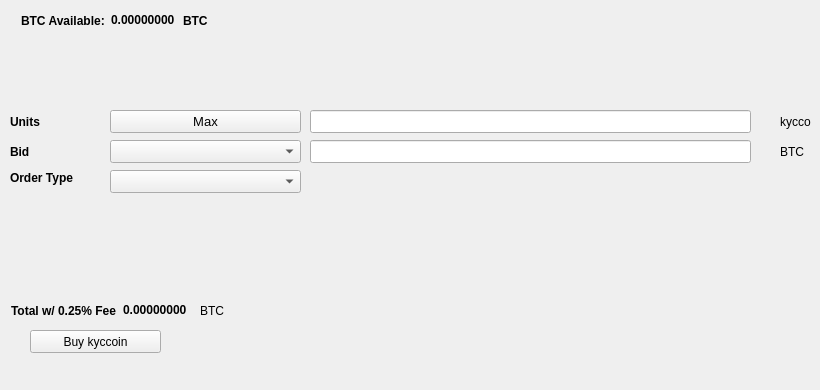
   <widget class="QWidget" name="BuyTab">
    <attribute name="title">
     <string>Buy</string>
    </attribute>
    <widget class="QPushButton" name="Buykyccoin">
     <property name="geometry">
      <rect>
       <x>30</x>
       <y>330</y>
       <width>131</width>
       <height>23</height>
      </rect>
     </property>
     <property name="text">
      <string>Buy kyccoin</string>
     </property>
     <property name="icon">
      <iconset resource="../kyccoin.qrc">
       <normaloff>:/icons/bitcoin</normaloff>:/icons/bitcoin</iconset>
     </property>
    </widget>
    <widget class="QLabel" name="label_3">
     <property name="geometry">
      <rect>
       <x>10</x>
       <y>110</y>
       <width>46</width>
       <height>23</height>
      </rect>
     </property>
     <property name="font">
      <font>
       <weight>75</weight>
       <bold>true</bold>
      </font>
     </property>
     <property name="text">
      <string>Units</string>
     </property>
    </widget>
    <widget class="QLineEdit" name="UnitsInput">
     <property name="geometry">
      <rect>
       <x>310</x>
       <y>110</y>
       <width>441</width>
       <height>23</height>
      </rect>
     </property>
     <property name="font">
      <font>
       <pointsize>9</pointsize>
       <weight>75</weight>
       <bold>true</bold>
      </font>
     </property>
    </widget>
    <widget class="QLineEdit" name="BuyBidPriceEdit">
     <property name="geometry">
      <rect>
       <x>310</x>
       <y>140</y>
       <width>441</width>
       <height>23</height>
      </rect>
     </property>
     <property name="font">
      <font>
       <pointsize>9</pointsize>
       <weight>75</weight>
       <bold>true</bold>
      </font>
     </property>
    </widget>
    <widget class="QLabel" name="label_4">
     <property name="geometry">
      <rect>
       <x>780</x>
       <y>110</y>
       <width>31</width>
       <height>23</height>
      </rect>
     </property>
     <property name="text">
      <string>kyccoin</string>
     </property>
    </widget>
    <widget class="QLabel" name="label_5">
     <property name="geometry">
      <rect>
       <x>780</x>
       <y>140</y>
       <width>31</width>
       <height>23</height>
      </rect>
     </property>
     <property name="text">
      <string>BTC</string>
     </property>
    </widget>
    <widget class="QLabel" name="label_6">
     <property name="geometry">
      <rect>
       <x>10</x>
       <y>140</y>
       <width>46</width>
       <height>23</height>
      </rect>
     </property>
     <property name="font">
      <font>
       <weight>75</weight>
       <bold>true</bold>
      </font>
     </property>
     <property name="text">
      <string>Bid</string>
     </property>
    </widget>
    <widget class="QLabel" name="label_7">
     <property name="geometry">
      <rect>
       <x>10</x>
       <y>170</y>
       <width>91</width>
       <height>16</height>
      </rect>
     </property>
     <property name="font">
      <font>
       <weight>75</weight>
       <bold>true</bold>
      </font>
     </property>
     <property name="text">
      <string>Order Type</string>
     </property>
    </widget>
    <widget class="QPushButton" name="Buy_Max_Amount">
     <property name="geometry">
      <rect>
       <x>110</x>
       <y>110</y>
       <width>191</width>
       <height>23</height>
      </rect>
     </property>
     <property name="font">
      <font>
       <pointsize>10</pointsize>
      </font>
     </property>
     <property name="text">
      <string>Max</string>
     </property>
    </widget>
    <widget class="QComboBox" name="BuyBidcomboBox">
     <property name="geometry">
      <rect>
       <x>110</x>
       <y>140</y>
       <width>191</width>
       <height>23</height>
      </rect>
     </property>
     <property name="font">
      <font>
       <pointsize>10</pointsize>
      </font>
     </property>
    </widget>
    <widget class="QComboBox" name="buyOrdertypeCombo">
     <property name="geometry">
      <rect>
       <x>110</x>
       <y>170</y>
       <width>191</width>
       <height>23</height>
      </rect>
     </property>
     <property name="font">
      <font>
       <pointsize>10</pointsize>
      </font>
     </property>
    </widget>
    <widget class="QWidget" name="layoutWidget1">
     <property name="geometry">
      <rect>
       <x>21</x>
       <y>11</y>
       <width>227</width>
       <height>19</height>
      </rect>
     </property>
     <layout class="QHBoxLayout" name="horizontalLayout_3">
      <item>
       <widget class="QLabel" name="label232">
        <property name="font">
         <font>
          <weight>75</weight>
          <bold>true</bold>
         </font>
        </property>
        <property name="text">
         <string>BTC Available:</string>
        </property>
       </widget>
      </item>
      <item>
       <widget class="QLabel" name="BtcAvailableLbl">
        <property name="palette">
         <palette>
          <active>
           <colorrole role="WindowText">
            <brush brushstyle="SolidPattern">
             <color alpha="255">
              <red>0</red>
              <green>0</green>
              <blue>0</blue>
             </color>
            </brush>
           </colorrole>
           <colorrole role="Button">
            <brush brushstyle="SolidPattern">
             <color alpha="255">
              <red>0</red>
              <green>170</green>
              <blue>0</blue>
             </color>
            </brush>
           </colorrole>
           <colorrole role="Light">
            <brush brushstyle="SolidPattern">
             <color alpha="255">
              <red>0</red>
              <green>255</green>
              <blue>0</blue>
             </color>
            </brush>
           </colorrole>
           <colorrole role="Midlight">
            <brush brushstyle="SolidPattern">
             <color alpha="255">
              <red>0</red>
              <green>212</green>
              <blue>0</blue>
             </color>
            </brush>
           </colorrole>
           <colorrole role="Dark">
            <brush brushstyle="SolidPattern">
             <color alpha="255">
              <red>0</red>
              <green>85</green>
              <blue>0</blue>
             </color>
            </brush>
           </colorrole>
           <colorrole role="Mid">
            <brush brushstyle="SolidPattern">
             <color alpha="255">
              <red>0</red>
              <green>113</green>
              <blue>0</blue>
             </color>
            </brush>
           </colorrole>
           <colorrole role="Text">
            <brush brushstyle="SolidPattern">
             <color alpha="255">
              <red>0</red>
              <green>170</green>
              <blue>0</blue>
             </color>
            </brush>
           </colorrole>
           <colorrole role="BrightText">
            <brush brushstyle="SolidPattern">
             <color alpha="255">
              <red>255</red>
              <green>255</green>
              <blue>255</blue>
             </color>
            </brush>
           </colorrole>
           <colorrole role="ButtonText">
            <brush brushstyle="SolidPattern">
             <color alpha="255">
              <red>0</red>
              <green>0</green>
              <blue>0</blue>
             </color>
            </brush>
           </colorrole>
           <colorrole role="Base">
            <brush brushstyle="SolidPattern">
             <color alpha="255">
              <red>255</red>
              <green>255</green>
              <blue>255</blue>
             </color>
            </brush>
           </colorrole>
           <colorrole role="Window">
            <brush brushstyle="SolidPattern">
             <color alpha="255">
              <red>0</red>
              <green>170</green>
              <blue>0</blue>
             </color>
            </brush>
           </colorrole>
           <colorrole role="Shadow">
            <brush brushstyle="SolidPattern">
             <color alpha="255">
              <red>0</red>
              <green>0</green>
              <blue>0</blue>
             </color>
            </brush>
           </colorrole>
           <colorrole role="AlternateBase">
            <brush brushstyle="SolidPattern">
             <color alpha="255">
              <red>127</red>
              <green>212</green>
              <blue>127</blue>
             </color>
            </brush>
           </colorrole>
           <colorrole role="ToolTipBase">
            <brush brushstyle="SolidPattern">
             <color alpha="255">
              <red>255</red>
              <green>255</green>
              <blue>220</blue>
             </color>
            </brush>
           </colorrole>
           <colorrole role="ToolTipText">
            <brush brushstyle="SolidPattern">
             <color alpha="255">
              <red>0</red>
              <green>0</green>
              <blue>0</blue>
             </color>
            </brush>
           </colorrole>
          </active>
          <inactive>
           <colorrole role="WindowText">
            <brush brushstyle="SolidPattern">
             <color alpha="255">
              <red>0</red>
              <green>0</green>
              <blue>0</blue>
             </color>
            </brush>
           </colorrole>
           <colorrole role="Button">
            <brush brushstyle="SolidPattern">
             <color alpha="255">
              <red>0</red>
              <green>170</green>
              <blue>0</blue>
             </color>
            </brush>
           </colorrole>
           <colorrole role="Light">
            <brush brushstyle="SolidPattern">
             <color alpha="255">
              <red>0</red>
              <green>255</green>
              <blue>0</blue>
             </color>
            </brush>
           </colorrole>
           <colorrole role="Midlight">
            <brush brushstyle="SolidPattern">
             <color alpha="255">
              <red>0</red>
              <green>212</green>
              <blue>0</blue>
             </color>
            </brush>
           </colorrole>
           <colorrole role="Dark">
            <brush brushstyle="SolidPattern">
             <color alpha="255">
              <red>0</red>
              <green>85</green>
              <blue>0</blue>
             </color>
            </brush>
           </colorrole>
           <colorrole role="Mid">
            <brush brushstyle="SolidPattern">
             <color alpha="255">
              <red>0</red>
              <green>113</green>
              <blue>0</blue>
             </color>
            </brush>
           </colorrole>
           <colorrole role="Text">
            <brush brushstyle="SolidPattern">
             <color alpha="255">
              <red>0</red>
              <green>170</green>
              <blue>0</blue>
             </color>
            </brush>
           </colorrole>
           <colorrole role="BrightText">
            <brush brushstyle="SolidPattern">
             <color alpha="255">
              <red>255</red>
              <green>255</green>
              <blue>255</blue>
             </color>
            </brush>
           </colorrole>
           <colorrole role="ButtonText">
            <brush brushstyle="SolidPattern">
             <color alpha="255">
              <red>0</red>
              <green>0</green>
              <blue>0</blue>
             </color>
            </brush>
           </colorrole>
           <colorrole role="Base">
            <brush brushstyle="SolidPattern">
             <color alpha="255">
              <red>255</red>
              <green>255</green>
              <blue>255</blue>
             </color>
            </brush>
           </colorrole>
           <colorrole role="Window">
            <brush brushstyle="SolidPattern">
             <color alpha="255">
              <red>0</red>
              <green>170</green>
              <blue>0</blue>
             </color>
            </brush>
           </colorrole>
           <colorrole role="Shadow">
            <brush brushstyle="SolidPattern">
             <color alpha="255">
              <red>0</red>
              <green>0</green>
              <blue>0</blue>
             </color>
            </brush>
           </colorrole>
           <colorrole role="AlternateBase">
            <brush brushstyle="SolidPattern">
             <color alpha="255">
              <red>127</red>
              <green>212</green>
              <blue>127</blue>
             </color>
            </brush>
           </colorrole>
           <colorrole role="ToolTipBase">
            <brush brushstyle="SolidPattern">
             <color alpha="255">
              <red>255</red>
              <green>255</green>
              <blue>220</blue>
             </color>
            </brush>
           </colorrole>
           <colorrole role="ToolTipText">
            <brush brushstyle="SolidPattern">
             <color alpha="255">
              <red>0</red>
              <green>0</green>
              <blue>0</blue>
             </color>
            </brush>
           </colorrole>
          </inactive>
          <disabled>
           <colorrole role="WindowText">
            <brush brushstyle="SolidPattern">
             <color alpha="255">
              <red>0</red>
              <green>85</green>
              <blue>0</blue>
             </color>
            </brush>
           </colorrole>
           <colorrole role="Button">
            <brush brushstyle="SolidPattern">
             <color alpha="255">
              <red>0</red>
              <green>170</green>
              <blue>0</blue>
             </color>
            </brush>
           </colorrole>
           <colorrole role="Light">
            <brush brushstyle="SolidPattern">
             <color alpha="255">
              <red>0</red>
              <green>255</green>
              <blue>0</blue>
             </color>
            </brush>
           </colorrole>
           <colorrole role="Midlight">
            <brush brushstyle="SolidPattern">
             <color alpha="255">
              <red>0</red>
              <green>212</green>
              <blue>0</blue>
             </color>
            </brush>
           </colorrole>
           <colorrole role="Dark">
            <brush brushstyle="SolidPattern">
             <color alpha="255">
              <red>0</red>
              <green>85</green>
              <blue>0</blue>
             </color>
            </brush>
           </colorrole>
           <colorrole role="Mid">
            <brush brushstyle="SolidPattern">
             <color alpha="255">
              <red>0</red>
              <green>113</green>
              <blue>0</blue>
             </color>
            </brush>
           </colorrole>
           <colorrole role="Text">
            <brush brushstyle="SolidPattern">
             <color alpha="255">
              <red>0</red>
              <green>85</green>
              <blue>0</blue>
             </color>
            </brush>
           </colorrole>
           <colorrole role="BrightText">
            <brush brushstyle="SolidPattern">
             <color alpha="255">
              <red>255</red>
              <green>255</green>
              <blue>255</blue>
             </color>
            </brush>
           </colorrole>
           <colorrole role="ButtonText">
            <brush brushstyle="SolidPattern">
             <color alpha="255">
              <red>0</red>
              <green>85</green>
              <blue>0</blue>
             </color>
            </brush>
           </colorrole>
           <colorrole role="Base">
            <brush brushstyle="SolidPattern">
             <color alpha="255">
              <red>0</red>
              <green>170</green>
              <blue>0</blue>
             </color>
            </brush>
           </colorrole>
           <colorrole role="Window">
            <brush brushstyle="SolidPattern">
             <color alpha="255">
              <red>0</red>
              <green>170</green>
              <blue>0</blue>
             </color>
            </brush>
           </colorrole>
           <colorrole role="Shadow">
            <brush brushstyle="SolidPattern">
             <color alpha="255">
              <red>0</red>
              <green>0</green>
              <blue>0</blue>
             </color>
            </brush>
           </colorrole>
           <colorrole role="AlternateBase">
            <brush brushstyle="SolidPattern">
             <color alpha="255">
              <red>0</red>
              <green>170</green>
              <blue>0</blue>
             </color>
            </brush>
           </colorrole>
           <colorrole role="ToolTipBase">
            <brush brushstyle="SolidPattern">
             <color alpha="255">
              <red>255</red>
              <green>255</green>
              <blue>220</blue>
             </color>
            </brush>
           </colorrole>
           <colorrole role="ToolTipText">
            <brush brushstyle="SolidPattern">
             <color alpha="255">
              <red>0</red>
              <green>0</green>
              <blue>0</blue>
             </color>
            </brush>
           </colorrole>
          </disabled>
         </palette>
        </property>
        <property name="font">
         <font>
          <weight>75</weight>
          <bold>true</bold>
         </font>
        </property>
        <property name="text">
         <string>0.00000000</string>
        </property>
        <property name="textInteractionFlags">
         <set>Qt::LinksAccessibleByMouse|Qt::TextSelectableByKeyboard|Qt::TextSelectableByMouse</set>
        </property>
       </widget>
      </item>
      <item>
       <widget class="QLabel" name="BtcAvailableLbl_2">
        <property name="font">
         <font>
          <weight>75</weight>
          <bold>true</bold>
         </font>
        </property>
        <property name="text">
         <string>BTC</string>
        </property>
       </widget>
      </item>
     </layout>
    </widget>
    <widget class="QWidget" name="layoutWidge2">
     <property name="geometry">
      <rect>
       <x>11</x>
       <y>301</y>
       <width>259</width>
       <height>19</height>
      </rect>
     </property>
     <layout class="QHBoxLayout" name="horizontalLayout_4">
      <item>
       <widget class="QLabel" name="label_9">
        <property name="font">
         <font>
          <weight>75</weight>
          <bold>true</bold>
         </font>
        </property>
        <property name="text">
         <string>Total w/ 0.25% Fee</string>
        </property>
       </widget>
      </item>
      <item>
       <widget class="QLabel" name="BuyCostLabel">
        <property name="palette">
         <palette>
          <active>
           <colorrole role="WindowText">
            <brush brushstyle="SolidPattern">
             <color alpha="255">
              <red>0</red>
              <green>0</green>
              <blue>0</blue>
             </color>
            </brush>
           </colorrole>
           <colorrole role="Button">
            <brush brushstyle="SolidPattern">
             <color alpha="255">
              <red>0</red>
              <green>170</green>
              <blue>0</blue>
             </color>
            </brush>
           </colorrole>
           <colorrole role="Light">
            <brush brushstyle="SolidPattern">
             <color alpha="255">
              <red>0</red>
              <green>255</green>
              <blue>0</blue>
             </color>
            </brush>
           </colorrole>
           <colorrole role="Midlight">
            <brush brushstyle="SolidPattern">
             <color alpha="255">
              <red>0</red>
              <green>212</green>
              <blue>0</blue>
             </color>
            </brush>
           </colorrole>
           <colorrole role="Dark">
            <brush brushstyle="SolidPattern">
             <color alpha="255">
              <red>0</red>
              <green>85</green>
              <blue>0</blue>
             </color>
            </brush>
           </colorrole>
           <colorrole role="Mid">
            <brush brushstyle="SolidPattern">
             <color alpha="255">
              <red>0</red>
              <green>113</green>
              <blue>0</blue>
             </color>
            </brush>
           </colorrole>
           <colorrole role="Text">
            <brush brushstyle="SolidPattern">
             <color alpha="255">
              <red>0</red>
              <green>170</green>
              <blue>0</blue>
             </color>
            </brush>
           </colorrole>
           <colorrole role="BrightText">
            <brush brushstyle="SolidPattern">
             <color alpha="255">
              <red>255</red>
              <green>255</green>
              <blue>255</blue>
             </color>
            </brush>
           </colorrole>
           <colorrole role="ButtonText">
            <brush brushstyle="SolidPattern">
             <color alpha="255">
              <red>0</red>
              <green>0</green>
              <blue>0</blue>
             </color>
            </brush>
           </colorrole>
           <colorrole role="Base">
            <brush brushstyle="SolidPattern">
             <color alpha="255">
              <red>255</red>
              <green>255</green>
              <blue>255</blue>
             </color>
            </brush>
           </colorrole>
           <colorrole role="Window">
            <brush brushstyle="SolidPattern">
             <color alpha="255">
              <red>0</red>
              <green>170</green>
              <blue>0</blue>
             </color>
            </brush>
           </colorrole>
           <colorrole role="Shadow">
            <brush brushstyle="SolidPattern">
             <color alpha="255">
              <red>0</red>
              <green>0</green>
              <blue>0</blue>
             </color>
            </brush>
           </colorrole>
           <colorrole role="AlternateBase">
            <brush brushstyle="SolidPattern">
             <color alpha="255">
              <red>127</red>
              <green>212</green>
              <blue>127</blue>
             </color>
            </brush>
           </colorrole>
           <colorrole role="ToolTipBase">
            <brush brushstyle="SolidPattern">
             <color alpha="255">
              <red>255</red>
              <green>255</green>
              <blue>220</blue>
             </color>
            </brush>
           </colorrole>
           <colorrole role="ToolTipText">
            <brush brushstyle="SolidPattern">
             <color alpha="255">
              <red>0</red>
              <green>0</green>
              <blue>0</blue>
             </color>
            </brush>
           </colorrole>
          </active>
          <inactive>
           <colorrole role="WindowText">
            <brush brushstyle="SolidPattern">
             <color alpha="255">
              <red>0</red>
              <green>0</green>
              <blue>0</blue>
             </color>
            </brush>
           </colorrole>
           <colorrole role="Button">
            <brush brushstyle="SolidPattern">
             <color alpha="255">
              <red>0</red>
              <green>170</green>
              <blue>0</blue>
             </color>
            </brush>
           </colorrole>
           <colorrole role="Light">
            <brush brushstyle="SolidPattern">
             <color alpha="255">
              <red>0</red>
              <green>255</green>
              <blue>0</blue>
             </color>
            </brush>
           </colorrole>
           <colorrole role="Midlight">
            <brush brushstyle="SolidPattern">
             <color alpha="255">
              <red>0</red>
              <green>212</green>
              <blue>0</blue>
             </color>
            </brush>
           </colorrole>
           <colorrole role="Dark">
            <brush brushstyle="SolidPattern">
             <color alpha="255">
              <red>0</red>
              <green>85</green>
              <blue>0</blue>
             </color>
            </brush>
           </colorrole>
           <colorrole role="Mid">
            <brush brushstyle="SolidPattern">
             <color alpha="255">
              <red>0</red>
              <green>113</green>
              <blue>0</blue>
             </color>
            </brush>
           </colorrole>
           <colorrole role="Text">
            <brush brushstyle="SolidPattern">
             <color alpha="255">
              <red>0</red>
              <green>170</green>
              <blue>0</blue>
             </color>
            </brush>
           </colorrole>
           <colorrole role="BrightText">
            <brush brushstyle="SolidPattern">
             <color alpha="255">
              <red>255</red>
              <green>255</green>
              <blue>255</blue>
             </color>
            </brush>
           </colorrole>
           <colorrole role="ButtonText">
            <brush brushstyle="SolidPattern">
             <color alpha="255">
              <red>0</red>
              <green>0</green>
              <blue>0</blue>
             </color>
            </brush>
           </colorrole>
           <colorrole role="Base">
            <brush brushstyle="SolidPattern">
             <color alpha="255">
              <red>255</red>
              <green>255</green>
              <blue>255</blue>
             </color>
            </brush>
           </colorrole>
           <colorrole role="Window">
            <brush brushstyle="SolidPattern">
             <color alpha="255">
              <red>0</red>
              <green>170</green>
              <blue>0</blue>
             </color>
            </brush>
           </colorrole>
           <colorrole role="Shadow">
            <brush brushstyle="SolidPattern">
             <color alpha="255">
              <red>0</red>
              <green>0</green>
              <blue>0</blue>
             </color>
            </brush>
           </colorrole>
           <colorrole role="AlternateBase">
            <brush brushstyle="SolidPattern">
             <color alpha="255">
              <red>127</red>
              <green>212</green>
              <blue>127</blue>
             </color>
            </brush>
           </colorrole>
           <colorrole role="ToolTipBase">
            <brush brushstyle="SolidPattern">
             <color alpha="255">
              <red>255</red>
              <green>255</green>
              <blue>220</blue>
             </color>
            </brush>
           </colorrole>
           <colorrole role="ToolTipText">
            <brush brushstyle="SolidPattern">
             <color alpha="255">
              <red>0</red>
              <green>0</green>
              <blue>0</blue>
             </color>
            </brush>
           </colorrole>
          </inactive>
          <disabled>
           <colorrole role="WindowText">
            <brush brushstyle="SolidPattern">
             <color alpha="255">
              <red>0</red>
              <green>85</green>
              <blue>0</blue>
             </color>
            </brush>
           </colorrole>
           <colorrole role="Button">
            <brush brushstyle="SolidPattern">
             <color alpha="255">
              <red>0</red>
              <green>170</green>
              <blue>0</blue>
             </color>
            </brush>
           </colorrole>
           <colorrole role="Light">
            <brush brushstyle="SolidPattern">
             <color alpha="255">
              <red>0</red>
              <green>255</green>
              <blue>0</blue>
             </color>
            </brush>
           </colorrole>
           <colorrole role="Midlight">
            <brush brushstyle="SolidPattern">
             <color alpha="255">
              <red>0</red>
              <green>212</green>
              <blue>0</blue>
             </color>
            </brush>
           </colorrole>
           <colorrole role="Dark">
            <brush brushstyle="SolidPattern">
             <color alpha="255">
              <red>0</red>
              <green>85</green>
              <blue>0</blue>
             </color>
            </brush>
           </colorrole>
           <colorrole role="Mid">
            <brush brushstyle="SolidPattern">
             <color alpha="255">
              <red>0</red>
              <green>113</green>
              <blue>0</blue>
             </color>
            </brush>
           </colorrole>
           <colorrole role="Text">
            <brush brushstyle="SolidPattern">
             <color alpha="255">
              <red>0</red>
              <green>85</green>
              <blue>0</blue>
             </color>
            </brush>
           </colorrole>
           <colorrole role="BrightText">
            <brush brushstyle="SolidPattern">
             <color alpha="255">
              <red>255</red>
              <green>255</green>
              <blue>255</blue>
             </color>
            </brush>
           </colorrole>
           <colorrole role="ButtonText">
            <brush brushstyle="SolidPattern">
             <color alpha="255">
              <red>0</red>
              <green>85</green>
              <blue>0</blue>
             </color>
            </brush>
           </colorrole>
           <colorrole role="Base">
            <brush brushstyle="SolidPattern">
             <color alpha="255">
              <red>0</red>
              <green>170</green>
              <blue>0</blue>
             </color>
            </brush>
           </colorrole>
           <colorrole role="Window">
            <brush brushstyle="SolidPattern">
             <color alpha="255">
              <red>0</red>
              <green>170</green>
              <blue>0</blue>
             </color>
            </brush>
           </colorrole>
           <colorrole role="Shadow">
            <brush brushstyle="SolidPattern">
             <color alpha="255">
              <red>0</red>
              <green>0</green>
              <blue>0</blue>
             </color>
            </brush>
           </colorrole>
           <colorrole role="AlternateBase">
            <brush brushstyle="SolidPattern">
             <color alpha="255">
              <red>0</red>
              <green>170</green>
              <blue>0</blue>
             </color>
            </brush>
           </colorrole>
           <colorrole role="ToolTipBase">
            <brush brushstyle="SolidPattern">
             <color alpha="255">
              <red>255</red>
              <green>255</green>
              <blue>220</blue>
             </color>
            </brush>
           </colorrole>
           <colorrole role="ToolTipText">
            <brush brushstyle="SolidPattern">
             <color alpha="255">
              <red>0</red>
              <green>0</green>
              <blue>0</blue>
             </color>
            </brush>
           </colorrole>
          </disabled>
         </palette>
        </property>
        <property name="font">
         <font>
          <weight>75</weight>
          <bold>true</bold>
         </font>
        </property>
        <property name="autoFillBackground">
         <bool>false</bool>
        </property>
        <property name="text">
         <string>0.00000000</string>
        </property>
        <property name="textInteractionFlags">
         <set>Qt::LinksAccessibleByMouse|Qt::TextSelectableByMouse</set>
        </property>
       </widget>
      </item>
      <item>
       <widget class="QLabel" name="label_10">
        <property name="font">
         <font>
          <weight>50</weight>
          <bold>false</bold>
         </font>
        </property>
        <property name="text">
         <string>BTC</string>
        </property>
       </widget>
      </item>
     </layout>
    </widget>
    <widget class="QLabel" name="label_24">
     <property name="geometry">
      <rect>
       <x>460</x>
       <y>300</y>
       <width>281</width>
       <height>81</height>
      </rect>
     </property>
     <property name="text">
      <string/>
     </property>
     <property name="pixmap">
      <pixmap>:/images/bittrex</pixmap>
     </property>
    </widget>
   </widget>
